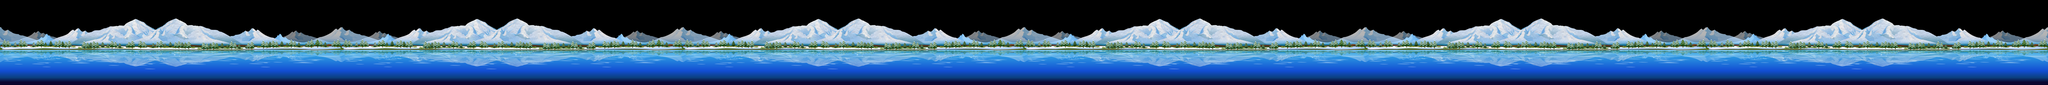

Below is a game level as drawn by its tile map, then a one-line description and the .tmx that defines it (tile-layer data replaced by summaries):
An orthogonal 24x1 tile map with 512x512 px tiles, 1 tile layer (Tile Layer 1).

<map version="1.0" orientation="orthogonal" width="24" height="1" tilewidth="512" tileheight="512">
 <tileset firstgid="1" name="world4-background" tilewidth="512" tileheight="512">
  <image source="world4-background.png" width="1024" height="1024" />
 </tileset>
 <layer name="Tile Layer 1" width="24" height="1">
  <data>[24 cells, 24 non-empty, 4 distinct tile ids]</data>
 </layer>
</map>
